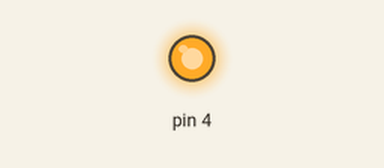
A sketch run on a simulated Arduino Uno, built with avr-gcc and run on an emulated ATmega328P. Shown: output pins drawn as LEDs (lit = HIGH).

Above: at 0.1 s.
At 7.1 s:
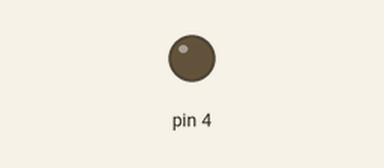
Timing chart, 0 to 8.6 s (numbered marks = the images above):
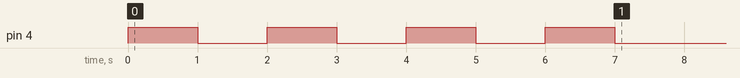

The sketch:

0.1.ino
```cpp
#define LedPin PB4
#define t 1000
void setup() {
  pinMode(LedPin, OUTPUT);
  for(int i=0; i<=3; i++){
    digitalWrite(LedPin, 1);
    delay(t);
    digitalWrite(LedPin, 0);
    delay(t);
  }
}

void loop() {


}
```
